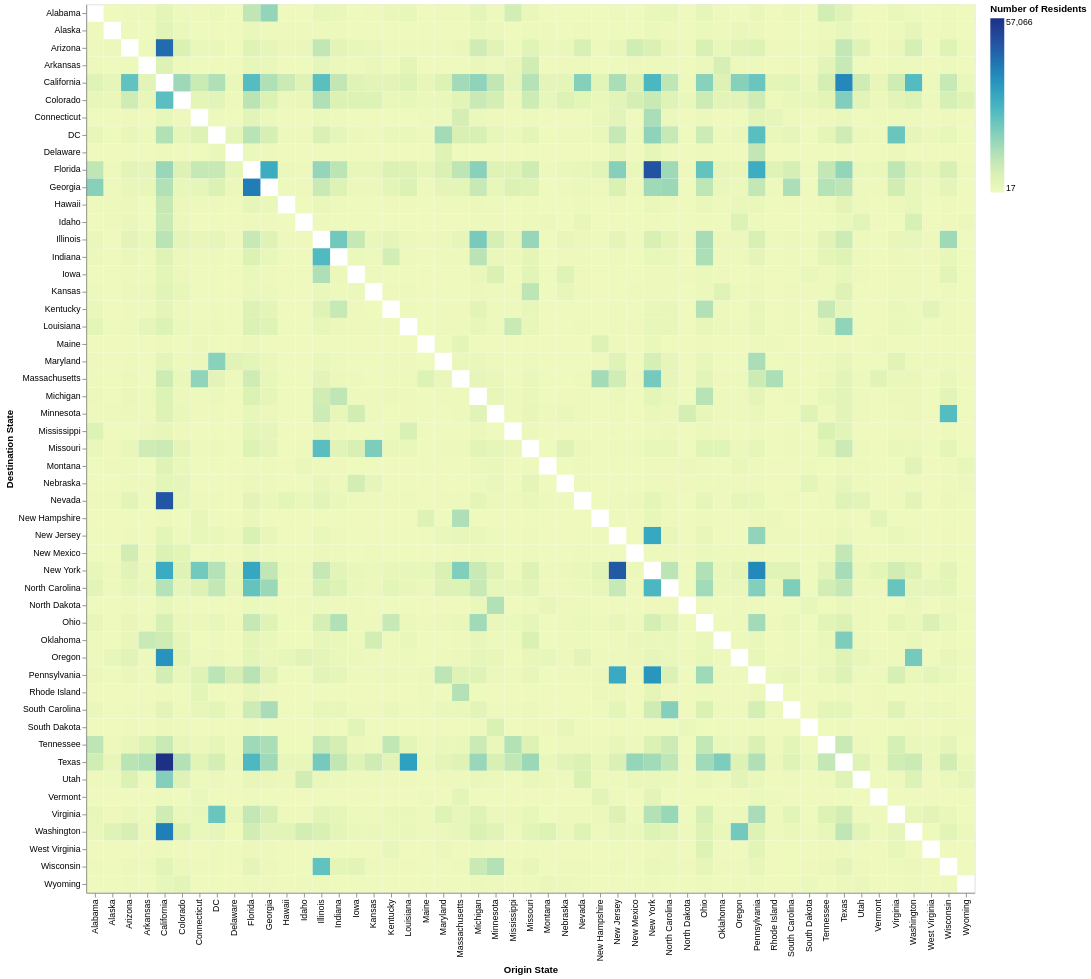

The cell this chart's notebook holds for it:
### Code cell
statewide = (agg.groupby(['o_state_name', 'd_state_name'], as_index = False)["n"].sum())

graph = alt.Chart(statewide).mark_rect().encode(
    alt.X("o_state_name:N", title = 'Origin State'),
    alt.Y("d_state_name:N", title = "Destination State"),
    alt.Color('n:Q').legend(title = 'Number of Residents')
).transform_filter(
    'datum.o_state_name != datum.d_state_name'
)

#graph.save('graphs/graph9.png')
graph

### Figure 1 — Vega-Lite specification as saved in the notebook (floating-point values rounded to 4 significant figures; data arrays with more than 128 entries replaced by an {"elided": "..."} marker saying what was removed)
{"usermeta": {"embedOptions": {"theme": "fivethirtyeight"}}, "config": {"view": {"continuousWidth": 300, "continuousHeight": 300}}, "data": {"name": "data-0991e078e3e0683223bda5a8f077e2a3"}, "mark": {"type": "rect"}, "encoding": {"color": {"field": "n", "legend": {"title": "Number of Residents"}, "type": "quantitative"}, "x": {"field": "o_state_name", "title": "Origin State", "type": "nominal"}, "y": {"field": "d_state_name", "title": "Destination State", "type": "nominal"}}, "transform": [{"filter": "datum.o_state_name != datum.d_state_name"}], "$schema": "https://vega.github.io/schema/vega-lite/v6.4.1.json", "datasets": {"data-0991e078e3e0683223bda5a8f077e2a3": {"elided": "2601 records"}}}
